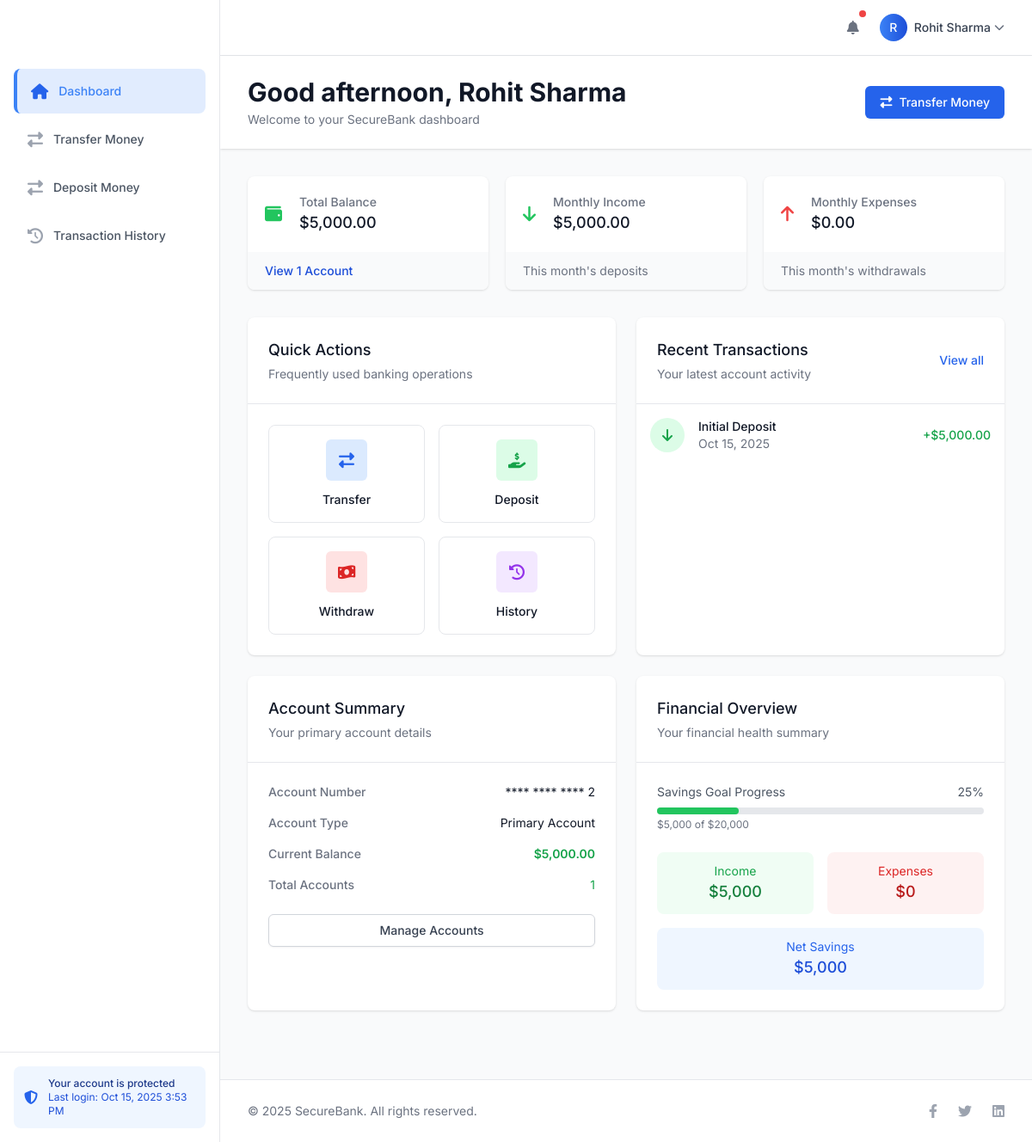
The app's page /dashboard.php (signed in) with its own data.
### tables this page shows
CREATE TABLE IF NOT EXISTS transactions (
  id INT AUTO_INCREMENT PRIMARY KEY,
  account_no INT NOT NULL,
  type ENUM('deposit', 'withdraw', 'transfer') NOT NULL,
  amount DECIMAL(10,2) NOT NULL,
  date TIMESTAMP DEFAULT CURRENT_TIMESTAMP,
  remark VARCHAR(255),
  FOREIGN KEY (account_no) REFERENCES accounts(account_no)
    ON DELETE CASCADE
    ON UPDATE CASCADE
);

CREATE TABLE IF NOT EXISTS accounts (
  account_no INT AUTO_INCREMENT PRIMARY KEY,
  user_id INT NOT NULL,
  balance DECIMAL(10,2) DEFAULT 0.00,
  FOREIGN KEY (user_id) REFERENCES users(id)
    ON DELETE CASCADE
    ON UPDATE CASCADE
);

### public/dashboard.php (the view, shortened to what the rows shown need)
<?php
include('../config/db.php');
$user_id = $_SESSION['user_id'];
$name = $_SESSION['name'];
$accounts = [];
$stmt = $conn->prepare("SELECT account_no, balance FROM accounts WHERE user_id = ?");
$stmt->bind_param("i", $user_id);
$stmt->execute();
$result = $stmt->get_result();
while ($row = $result->fetch_assoc()) {
    $accounts[] = $row;
}
$primary_account = $accounts[0] ?? null;
$account_number = $primary_account ? "**** **** **** " . substr($primary_account['account_no'], -4) : "No Account";
$recent_transactions = [];
if ($primary_account) {
    $stmt = $conn->prepare("
        SELECT * FROM transactions
        WHERE account_no = ?
        ORDER BY date DESC
        LIMIT 4
    ");
    $stmt->bind_param("i", $primary_account['account_no']);
    $stmt->execute();
    $result = $stmt->get_result();
    while ($row = $result->fetch_assoc()) {
        $recent_transactions[] = $row;
    }
}
?>
<!DOCTYPE html>
<html lang="en">
<head>
    <script src="https://cdn.tailwindcss.com"></script>
    <link rel="stylesheet" href="https://cdnjs.cloudflare.com/ajax/libs/font-awesome/6.4.0/css/all.min.css">
</head>
<body class="bg-gray-50">
    <div class="flex">
        <div class="md:pl-64 flex flex-col flex-1">
            <main class="flex-1 pb-8">
                <div class="bg-white shadow">
                    <div class="px-4 sm:px-6 lg:px-8">
                        <div class="py-6">
                            <div class="flex flex-col md:flex-row md:items-center md:justify-between">
                                <div class="flex-1 min-w-0">
                                    <h1 class="text-2xl font-bold leading-7 text-gray-900 sm:text-3xl sm:truncate">
                                        Good <?= date('H') < 12 ? 'morning' : (date('H') < 17 ? 'afternoon' : 'evening') ?>, <?= $name ?>
                                    </h1>
                                </div>
                            </div>
                        </div>
                    </div>
                </div>
                <div class="mt-8 px-4 sm:px-6 lg:px-8">
                    <div class="grid grid-cols-1 gap-6 lg:grid-cols-2">
                        <div class="bg-white shadow rounded-lg overflow-hidden fade-in">
                            <div class="p-6 border-b border-gray-200">
                                <h2 class="text-lg font-medium text-gray-900">Quick Actions</h2>
                            </div>
                        </div>
                        <div class="bg-white shadow rounded-lg overflow-hidden fade-in">
                            <div class="p-6 border-b border-gray-200 flex items-center justify-between">
                                <div>
                                    <h2 class="text-lg font-medium text-gray-900">Recent Transactions</h2>
                                </div>
                            </div>
                            <div class="divide-y divide-gray-200">
                                <?php if(empty($recent_transactions)): ?>
                                <div class="p-8 text-center">
                                    <i class="fas fa-exchange-alt text-4xl text-gray-300 mb-3"></i>
                                    <p class="text-gray-500">No transactions found</p>
                                    <p class="text-sm text-gray-400 mt-1">Your transactions will appear here</p>
                                </div>
                                <?php else: ?>
                                    <?php foreach($recent_transactions as $transaction): ?>
                                    <div class="transaction-item p-4 flex items-center justify-between">
                                        <div class="flex items-center">
                                            <div class="flex-shrink-0">
                                                <?php if($transaction['type'] == 'deposit'): ?>
                                                    <div class="h-10 w-10 rounded-full bg-green-100 flex items-center justify-center">
                                                        <i class="fas fa-arrow-down text-green-600"></i>
                                                    </div>
                                                <?php elseif($transaction['type'] == 'withdraw'): ?>
                                                    <div class="h-10 w-10 rounded-full bg-red-100 flex items-center justify-center">
                                                        <i class="fas fa-arrow-up text-red-600"></i>
                                                    </div>
                                                <?php else: ?>
                                                    <div class="h-10 w-10 rounded-full bg-blue-100 flex items-center justify-center">
                                                        <i class="fas fa-exchange-alt text-blue-600"></i>
                                                    </div>
                                                <?php endif; ?>
                                            </div>
                                            <div class="ml-4">
                                                <div class="text-sm font-medium text-gray-900">
                                                    <?= $transaction['remark'] ?: ucfirst($transaction['type']) ?>
                                                </div>
                                                <div class="text-sm text-gray-500"><?= date('M j, Y', strtotime($transaction['date'])) ?></div>
                                            </div>
                                        </div>
                                        <div class="text-sm font-medium <?= $transaction['type'] == 'deposit' ? 'text-green-600' : 'text-red-600' ?>">
                                            <?= $transaction['type'] == 'deposit' ? '+' : '-' ?>$<?= number_format($transaction['amount'], 2) ?>
                                        </div>
                                    </div>
                                    <?php endforeach; ?>
                                <?php endif; ?>
                            </div>
                        </div>
                        <?php if($primary_account): ?>
                        <div class="bg-white shadow rounded-lg overflow-hidden fade-in">
                            <div class="p-6 border-b border-gray-200">
                                <h2 class="text-lg font-medium text-gray-900">Account Summary</h2>
                                <p class="mt-1 text-sm text-gray-500">Your primary account details</p>
                            </div>
                            <div class="p-6">
                                <div class="flex items-center justify-between mb-4">
                                    <div class="text-sm font-medium text-gray-500">Account Number</div>
                                    <div class="text-sm text-gray-900"><?= $account_number ?></div>
                                </div>
                                <div class="flex items-center justify-between mb-4">
                                    <div class="text-sm font-medium text-gray-500">Account Type</div>
                                    <div class="text-sm text-gray-900">Primary Account</div>
                                </div>
                                <div class="flex items-center justify-between mb-4">
                                    <div class="text-sm font-medium text-gray-500">Current Balance</div>
                                    <div class="text-sm font-semibold text-green-600">$<?= number_format($primary_account['balance'], 2) ?></div>
                                </div>
                                <div class="flex items-center justify-between">
                                    <div class="text-sm font-medium text-gray-500">Total Accounts</div>
                                    <div class="text-sm text-green-600"><?= count($accounts) ?></div>
                                </div>
                                <div class="mt-6">
                                    <a href="accounts.php" class="w-full flex justify-center items-center px-4 py-2 border border-gray-300 shadow-sm text-sm font-medium rounded-md text-gray-700 bg-white hover:bg-gray-50 focus:outline-none focus:ring-2 focus:ring-offset-2 focus:ring-primary-500">
                                        Manage Accounts
                                    </a>
                                </div>
                            </div>
                        </div>
                        <?php endif; ?>
                        <div class="bg-white shadow rounded-lg overflow-hidden fade-in">
                            <div class="p-6 border-b border-gray-200">
                                <h2 class="text-lg font-medium text-gray-900">Financial Overview</h2>
                            </div>
                        </div>
                    </div>
                </div>
            </main>
        </div>
    </div>
</body>
</html>

### records on screen
transactions: type "deposit" (drawn), remark "Initial Deposit", date "Oct 15, 2025", amount "5,000.00"
accounts: account_no "**** **** **** 2", balance "5,000.00"

### other values on screen
substr($name, 0, 1) "R"
$name "Rohit Sharma"
$total_balance "5,000.00"
count($accounts) "1"
$current_month_income "5,000.00"
$current_month_expenses "0.00"
$savings_progress "25"
$total_balance "5,000"
$savings_goal "20,000"
$current_month_income "5,000"
$current_month_expenses "0"
$current_month_income - $current_month_expenses "5,000"
